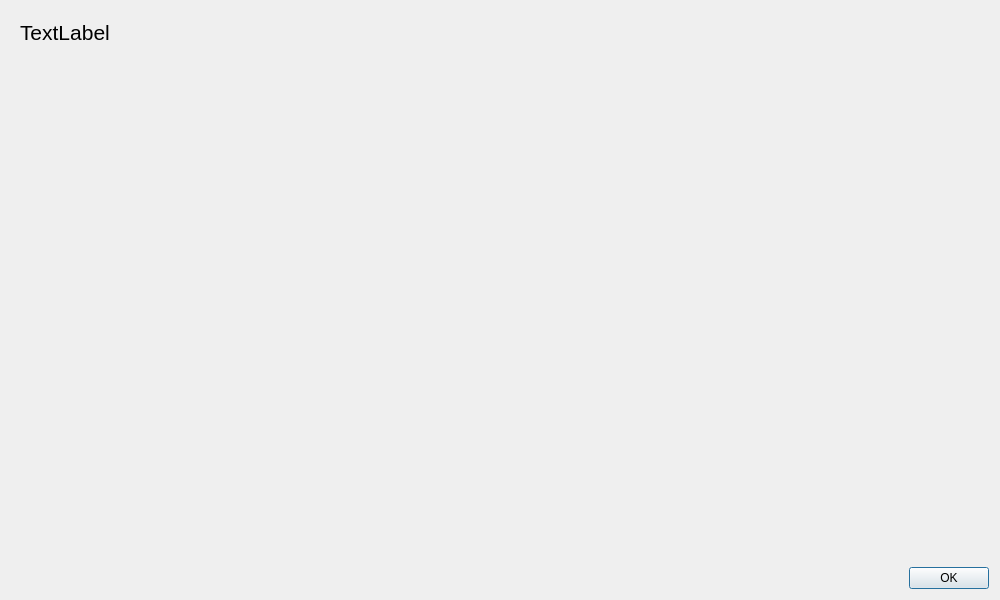
<?xml version="1.0" encoding="UTF-8"?>
<ui version="4.0">
 <class>GenericInfoWindow</class>
 <widget class="QDialog" name="GenericInfoWindow">
  <property name="geometry">
   <rect>
    <x>0</x>
    <y>0</y>
    <width>1000</width>
    <height>600</height>
   </rect>
  </property>
  <property name="modal">
   <bool>true</bool>
  </property>
  <layout class="QGridLayout" name="gridLayout_2">
   <item row="0" column="0">
    <widget class="QScrollArea" name="scrollArea">
     <property name="frameShape">
      <enum>QFrame::NoFrame</enum>
     </property>
     <property name="widgetResizable">
      <bool>true</bool>
     </property>
     <widget class="QWidget" name="scrollAreaWidgetContents_2">
      <property name="geometry">
       <rect>
        <x>0</x>
        <y>0</y>
        <width>976</width>
        <height>536</height>
       </rect>
      </property>
      <layout class="QGridLayout" name="gridLayout">
       <item row="0" column="0">
        <widget class="QLabel" name="contentLabel">
         <property name="sizePolicy">
          <sizepolicy hsizetype="Expanding" vsizetype="MinimumExpanding">
           <horstretch>0</horstretch>
           <verstretch>0</verstretch>
          </sizepolicy>
         </property>
         <property name="font">
          <font>
           <pointsize>16</pointsize>
          </font>
         </property>
         <property name="text">
          <string>TextLabel</string>
         </property>
         <property name="alignment">
          <set>Qt::AlignLeading|Qt::AlignLeft|Qt::AlignTop</set>
         </property>
         <property name="wordWrap">
          <bool>true</bool>
         </property>
        </widget>
       </item>
      </layout>
     </widget>
    </widget>
   </item>
   <item row="1" column="0">
    <widget class="QDialogButtonBox" name="buttonBox">
     <property name="orientation">
      <enum>Qt::Horizontal</enum>
     </property>
     <property name="standardButtons">
      <set>QDialogButtonBox::Ok</set>
     </property>
    </widget>
   </item>
  </layout>
 </widget>
 <resources/>
 <connections>
  <connection>
   <sender>buttonBox</sender>
   <signal>accepted()</signal>
   <receiver>GenericInfoWindow</receiver>
   <slot>accept()</slot>
   <hints>
    <hint type="sourcelabel">
     <x>248</x>
     <y>254</y>
    </hint>
    <hint type="destinationlabel">
     <x>157</x>
     <y>274</y>
    </hint>
   </hints>
  </connection>
  <connection>
   <sender>buttonBox</sender>
   <signal>rejected()</signal>
   <receiver>GenericInfoWindow</receiver>
   <slot>reject()</slot>
   <hints>
    <hint type="sourcelabel">
     <x>316</x>
     <y>260</y>
    </hint>
    <hint type="destinationlabel">
     <x>286</x>
     <y>274</y>
    </hint>
   </hints>
  </connection>
 </connections>
</ui>
